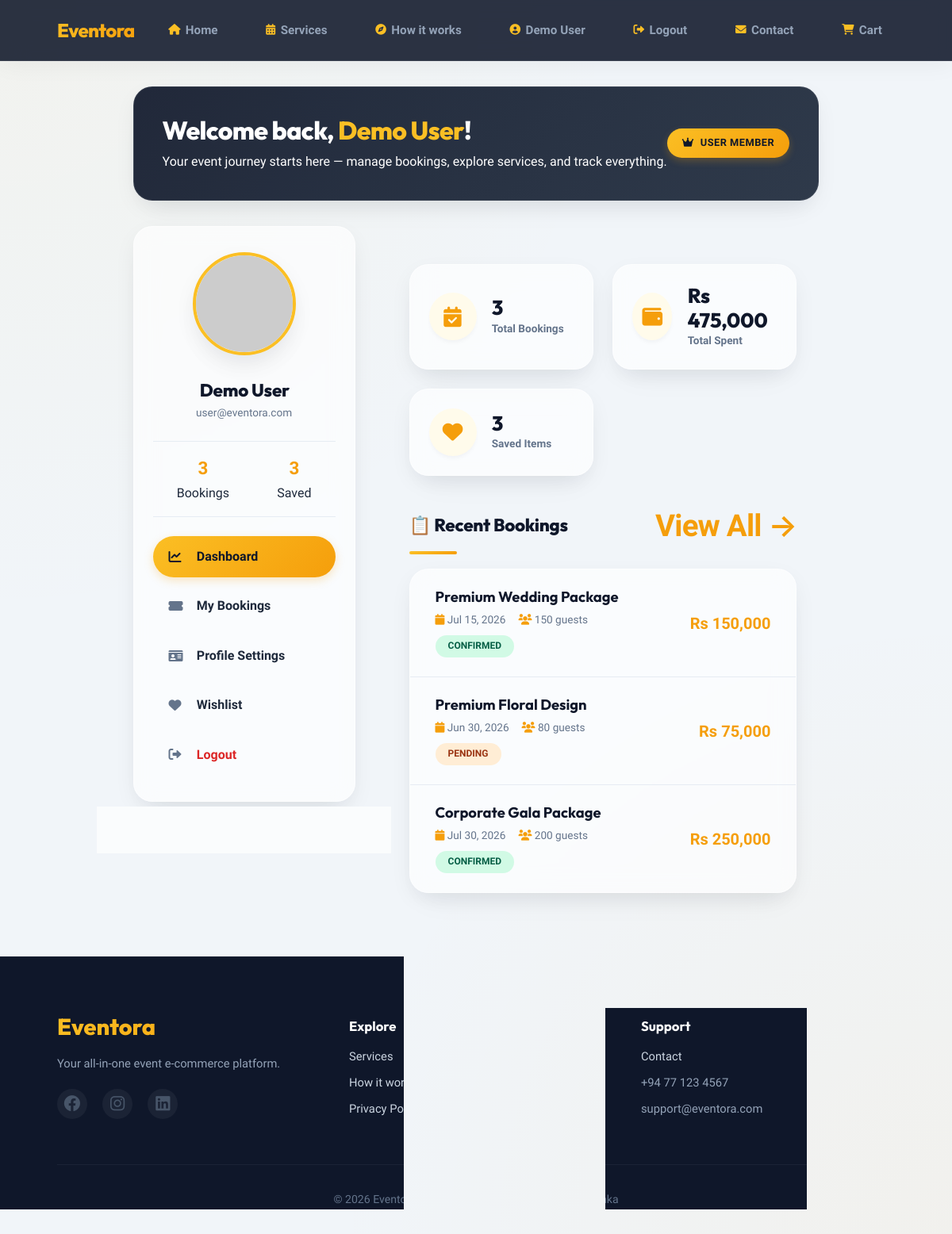
Page /uploads/profile.php (signed in) on the committed database.
### tables this page shows
CREATE TABLE IF NOT EXISTS users (
    id INT AUTO_INCREMENT PRIMARY KEY,
    name VARCHAR(100) NOT NULL,
    email VARCHAR(100) UNIQUE NOT NULL,
    password VARCHAR(255) NOT NULL,
    phone VARCHAR(20) DEFAULT NULL,
    address TEXT DEFAULT NULL,
    city VARCHAR(100) DEFAULT NULL,
    profile_image VARCHAR(500) DEFAULT NULL,
    role ENUM('user', 'admin', 'vendor') DEFAULT 'user',
    status ENUM('active', 'inactive', 'banned') DEFAULT 'active',
    email_verified BOOLEAN DEFAULT FALSE,
    verification_token VARCHAR(255) DEFAULT NULL,
    reset_token VARCHAR(255) DEFAULT NULL,
    reset_expires DATETIME DEFAULT NULL,
    last_login DATETIME DEFAULT NULL,
    created_at TIMESTAMP DEFAULT CURRENT_TIMESTAMP,
    updated_at TIMESTAMP DEFAULT CURRENT_TIMESTAMP ON UPDATE CURRENT_TIMESTAMP,
    INDEX idx_email (email),
    INDEX idx_role (role),
    INDEX idx_status (status)
);

CREATE TABLE IF NOT EXISTS bookings (
    id INT AUTO_INCREMENT PRIMARY KEY,
    booking_number VARCHAR(50) UNIQUE NOT NULL,
    user_id INT NOT NULL,
    service_id INT NOT NULL,
    event_date DATE NOT NULL,
    event_time TIME DEFAULT NULL,
    event_address TEXT,
    guests INT DEFAULT 1,
    special_requests TEXT,
    base_price DECIMAL(12,2) NOT NULL,
    addons_price DECIMAL(12,2) DEFAULT 0,
    total_price DECIMAL(12,2) NOT NULL,
    status ENUM('pending', 'confirmed', 'in_progress', 'completed', 'cancelled', 'refunded') DEFAULT 'pending',
    payment_status ENUM('pending', 'paid', 'failed', 'refunded') DEFAULT 'pending',
    payment_method ENUM('card', 'cash', 'bank_transfer') DEFAULT NULL,
    payment_id VARCHAR(255) DEFAULT NULL,
    booking_date TIMESTAMP DEFAULT CURRENT_TIMESTAMP,
    updated_at TIMESTAMP DEFAULT CURRENT_TIMESTAMP ON UPDATE CURRENT_TIMESTAMP,
    cancelled_at DATETIME DEFAULT NULL,
    cancellation_reason TEXT DEFAULT NULL,
    FOREIGN KEY (user_id) REFERENCES users(id) ON DELETE CASCADE,
    FOREIGN KEY (service_id) REFERENCES services(id) ON DELETE CASCADE,
    INDEX idx_user (user_id),
    INDEX idx_service (service_id),
    INDEX idx_status (status),
    INDEX idx_event_date (event_date),
    INDEX idx_booking_number (booking_number)
);

CREATE TABLE IF NOT EXISTS services (
    id INT AUTO_INCREMENT PRIMARY KEY,
    vendor_id INT,
    name VARCHAR(200) NOT NULL,
    category ENUM('wedding', 'birthday', 'corporate', 'photography', 'catering', 'entertainment', 'venue', 'decoration', 'other') DEFAULT 'other',
    subcategory VARCHAR(100) DEFAULT NULL,
    price DECIMAL(12,2) NOT NULL,
    discount_price DECIMAL(12,2) DEFAULT NULL,
    min_guests INT DEFAULT 1,
    max_guests INT DEFAULT 500,
    duration_hours INT DEFAULT 4,
    description TEXT,
    short_description VARCHAR(500),
    features TEXT,
    image_url VARCHAR(500),
    gallery_images TEXT,
    rating DECIMAL(3,2) DEFAULT 0,
    total_reviews INT DEFAULT 0,
    popularity_score INT DEFAULT 0,
    is_featured BOOLEAN DEFAULT FALSE,
    is_active BOOLEAN DEFAULT TRUE,
    created_at TIMESTAMP DEFAULT CURRENT_TIMESTAMP,
    updated_at TIMESTAMP DEFAULT CURRENT_TIMESTAMP ON UPDATE CURRENT_TIMESTAMP,
    FOREIGN KEY (vendor_id) REFERENCES users(id) ON DELETE SET NULL,
    INDEX idx_category (category),
    INDEX idx_price (price),
    INDEX idx_rating (rating),
    INDEX idx_featured (is_featured),
    FULLTEXT INDEX idx_search (name, description)
);

### uploads/profile.php (the view, shortened to what this page needs)
<?php
require_once '../backend/config.php';
$userId = $_SESSION['user_id'];
try {
    $stmt = $pdo->prepare("SELECT * FROM users WHERE id = ?");
    $stmt->execute([$userId]);
    $user = $stmt->fetch();
} catch (PDOException $e) {
    $user = [];
}
try {
    $stmt = $pdo->prepare("SELECT b.*, s.name AS service_name, s.category, s.image_url FROM bookings b JOIN services s ON b.service_id = s.id WHERE b.user_id = ? ORDER BY b.booking_date DESC");
    $stmt->execute([$userId]);
    $bookings = $stmt->fetchAll();
} catch (PDOException $e) {
    $bookings = [];
}
try {
    $stmt = $pdo->prepare("SELECT w.*, s.id AS service_id, s.name, s.price, s.image_url, s.category, s.rating FROM wishlist w JOIN services s ON w.service_id = s.id WHERE w.user_id = ?");
    $stmt->execute([$userId]);
    $wishlist = $stmt->fetchAll();
} catch (PDOException $e) {
    $wishlist = [];
}
$totalSpent = 0;
foreach ($bookings as $b) {
    if ($b['status'] !== 'cancelled') {
        $totalSpent += $b['total_price'];
    }
}
?>
<!DOCTYPE html>
<html lang="en">
<head>
    <link rel="stylesheet" href="https://cdnjs.cloudflare.com/ajax/libs/font-awesome/6.0.0-beta3/css/all.min.css">
    <link rel="stylesheet" href="../css/style.css">
</head>
<body>
    <?php include 'header.php'; ?>
    <main class="profile-container">
        <div class="welcome-banner">
            <div class="welcome-content">
                <div class="welcome-text">
                    <h1>Welcome back, <span style="color:var(--accent-gold);"><?php echo htmlspecialchars($user['name']); ?></span>!</h1>
                    <p>Your event journey starts here — manage bookings, explore services, and track everything.</p>
                </div>
                <div class="role-badge"><i class="fas fa-crown"></i> <span><?php echo ucfirst($user['role']); ?> Member</span></div>
            </div>
        </div>
        <div class="dashboard-grid">
            <aside class="profile-sidebar">
                <div class="avatar-container">
                    <img src="https://ui-avatars.com/api/?background=fbbf24&color=0f172a&bold=true&size=130&name=<?php echo urlencode($user['name']); ?>" alt="Avatar" class="profile-avatar">
                </div>
                <h3 class="profile-name"><?php echo htmlspecialchars($user['name']); ?></h3>
                <p class="profile-email"><?php echo htmlspecialchars($user['email']); ?></p>
                <div class="profile-stats">
                    <div class="stat-item"><div class="stat-number"><?php echo count($bookings); ?></div><div class="stat-label">Bookings</div></div>
                    <div class="stat-item"><div class="stat-number"><?php echo count($wishlist); ?></div><div class="stat-label">Saved</div></div>
                </div>
                <div class="sidebar-menu">
                    <div class="menu-item active" data-panel="dashboard"><i class="fas fa-chart-line"></i> Dashboard</div>
                    <div class="menu-item" data-panel="bookings"><i class="fas fa-ticket-alt"></i> My Bookings</div>
                    <div class="menu-item" data-panel="profile"><i class="fas fa-id-card"></i> Profile Settings</div>
                    <div class="menu-item" data-panel="wishlist"><i class="fas fa-heart"></i> Wishlist</div>
                    <a href="#" onclick="logout(); return false;" class="menu-item logout-btn" style="color: #dc2626;"><i class="fas fa-sign-out-alt"></i> Logout</a>
                </div>
            </aside>
            <div class="main-content">
                <div class="panel active-panel" id="dashboardPanel">
                    <div class="dashboard-cards">
                        <div class="stat-card">
                            <div class="stat-icon"><i class="fas fa-calendar-check"></i></div>
                            <div class="stat-info"><h3><?php echo count($bookings); ?></h3><p>Total Bookings</p></div>
                        </div>
                        <div class="stat-card">
                            <div class="stat-icon"><i class="fas fa-wallet"></i></div>
                            <div class="stat-info"><h3>Rs <?php echo number_format($totalSpent, 0); ?></h3><p>Total Spent</p></div>
                        </div>
                        <div class="stat-card">
                            <div class="stat-icon"><i class="fas fa-heart"></i></div>
                            <div class="stat-info"><h3><?php echo count($wishlist); ?></h3><p>Saved Items</p></div>
                        </div>
                    </div>
                    <div class="section-title">
                        <h2>📋 Recent Bookings</h2>
                        <a onclick="switchPanel('bookings')" style="color: var(--accent-amber); font-weight: 600;">View All →</a>
                    </div>
                    <div class="bookings-list">
                        <?php if (count($bookings) > 0): ?>
                            <?php foreach (array_slice($bookings, 0, 3) as $b): ?>
                                <div class="booking-item">
                                    <div class="booking-info">
                                        <h4><?php echo htmlspecialchars($b['service_name']); ?></h4>
                                        <p>
                                            <span><i class="fas fa-calendar"></i> <?php echo date('M d, Y', strtotime($b['event_date'])); ?></span>
                                            <span><i class="fas fa-users"></i> <?php echo $b['guests']; ?> guests</span>
                                        </p>
                                        <span class="booking-status status-<?php echo $b['status']; ?>"><?php echo $b['status']; ?></span>
                                    </div>
                                    <div class="booking-price">Rs <?php echo number_format($b['total_price'], 0); ?></div>
                                </div>
                            <?php endforeach; ?>
                        <?php endif; ?>
                    </div>
                </div>
            </div>
        </div>
    </main>
    <?php include 'footer.php'; ?>
</body>
</html>

### uploads/header.php (shortened to what this page needs)
<?php
$isLoggedIn = isset($_SESSION['user_id']);
$userName = $isLoggedIn ? $_SESSION['user_name'] : '';
?>
<header class="global-header">
    <div class="logo" onclick="window.location.href='index.php'" style="cursor: pointer; font-size: 24px; font-weight: 800; background: linear-gradient(135deg, #fbbf24, #f59e0b); -webkit-background-clip: text; background-clip: text; color: transparent;">Eventora</div>
    <nav class="nav-links">
        <a href="index.php"><i class="fas fa-home"></i> Home</a>
        <a href="services.php"><i class="fas fa-calendar-alt"></i> Services</a>
        <a href="about.php"><i class="fas fa-compass"></i> How it works</a>
        <?php if ($isLoggedIn): ?>
            <a href="profile.php"><i class="fas fa-user-circle"></i> <?php echo htmlspecialchars($userName); ?></a>
            <a href="#" onclick="logout(); return false;"><i class="fas fa-sign-out-alt"></i> Logout</a>
        <?php else: ?>
            <a href="login.php"><i class="fas fa-sign-in-alt"></i> Login</a>
            <a href="register.php"><i class="fas fa-user-plus"></i> Register</a>
        <?php endif; ?>
        <a href="contact.php"><i class="fas fa-envelope"></i> Contact</a>
        <a href="cart.php" id="cartNavLink"><i class="fas fa-shopping-cart"></i> Cart</a>
    </nav>
</header>

### uploads/footer.php
<footer class="global-footer">
    <div class="footer-grid">
        <div class="footer-col">
            <div class="logo-foot">Eventora</div>
            <p>Your all-in-one event e‑commerce platform.</p>
            <div class="social-icons">
                <i class="fab fa-facebook"></i>
                <i class="fab fa-instagram"></i>
                <i class="fab fa-linkedin"></i>
            </div>
        </div>
        <div class="footer-col">
            <p><strong>Explore</strong></p>
            <p><a href="services.php">Services</a></p>
            <p><a href="about.php">How it works</a></p>
            <p><a href="privacy.php">Privacy Policy</a></p>
        </div>
        <div class="footer-col">
            <p><strong>Support</strong></p>
            <p><a href="contact.php">Contact</a></p>
            <p>+94 77 123 4567</p>
            <p>support@eventora.com</p>
        </div>
    </div>
    <div class="footer-bottom">
        <p>© 2026 Eventora · All rights reserved · Colombo, Sri Lanka</p>
    </div>
</footer>

### rows in the picture
users: name "Demo User", role "USER", email "user@eventora.com"
bookings: service.name "Premium Wedding Package", event_date "Jul 15, 2026", guests "150", status "CONFIRMED", total_price "150,000"
bookings: service.name "Premium Floral Design", event_date "Jun 30, 2026", guests "80", status "PENDING", total_price "75,000"
bookings: service.name "Corporate Gala Package", event_date "Jul 30, 2026", guests "200", status "CONFIRMED", total_price "250,000"

### other values in the picture
$userName "Demo User"
count($bookings) "3"
count($wishlist) "3"
$totalSpent "475,000"
